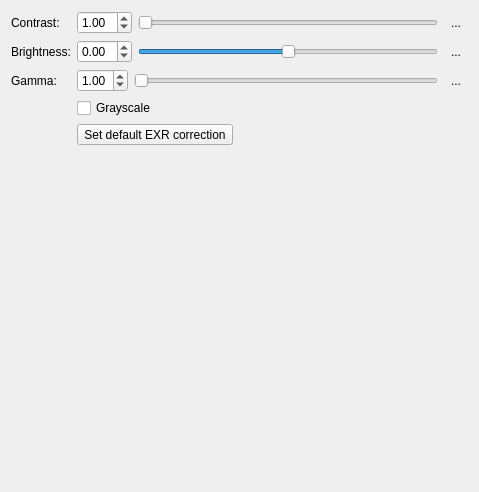
<?xml version="1.0" encoding="UTF-8"?>
<ui version="4.0">
 <class>ImageSettingsWidgetOpenCV</class>
 <widget class="QWidget" name="ImageSettingsWidgetOpenCV">
  <property name="geometry">
   <rect>
    <x>0</x>
    <y>0</y>
    <width>479</width>
    <height>492</height>
   </rect>
  </property>
  <property name="windowTitle">
   <string>ImageSettingsWidgetOpenCV</string>
  </property>
  <layout class="QFormLayout" name="formLayout">
   <item row="1" column="0">
    <widget class="QLabel" name="label_2">
     <property name="sizePolicy">
      <sizepolicy hsizetype="Fixed" vsizetype="Preferred">
       <horstretch>0</horstretch>
       <verstretch>0</verstretch>
      </sizepolicy>
     </property>
     <property name="text">
      <string>Contrast:</string>
     </property>
    </widget>
   </item>
   <item row="1" column="1">
    <layout class="QHBoxLayout" name="horizontalLayout">
     <item>
      <widget class="QDoubleSpinBox" name="contrast_doubleSpinBox">
       <property name="sizePolicy">
        <sizepolicy hsizetype="Fixed" vsizetype="Fixed">
         <horstretch>0</horstretch>
         <verstretch>0</verstretch>
        </sizepolicy>
       </property>
       <property name="minimum">
        <double>-2.000000000000000</double>
       </property>
       <property name="maximum">
        <double>2.000000000000000</double>
       </property>
       <property name="singleStep">
        <double>0.100000000000000</double>
       </property>
       <property name="value">
        <double>1.000000000000000</double>
       </property>
      </widget>
     </item>
     <item>
      <widget class="QSlider" name="contrast_horizontalSlider">
       <property name="sizePolicy">
        <sizepolicy hsizetype="Expanding" vsizetype="Fixed">
         <horstretch>0</horstretch>
         <verstretch>0</verstretch>
        </sizepolicy>
       </property>
       <property name="maximumSize">
        <size>
         <width>16777215</width>
         <height>16777215</height>
        </size>
       </property>
       <property name="minimum">
        <number>0</number>
       </property>
       <property name="maximum">
        <number>1000</number>
       </property>
       <property name="singleStep">
        <number>10</number>
       </property>
       <property name="sliderPosition">
        <number>0</number>
       </property>
       <property name="tracking">
        <bool>true</bool>
       </property>
       <property name="orientation">
        <enum>Qt::Horizontal</enum>
       </property>
       <property name="invertedAppearance">
        <bool>false</bool>
       </property>
       <property name="invertedControls">
        <bool>false</bool>
       </property>
       <property name="tickPosition">
        <enum>QSlider::NoTicks</enum>
       </property>
       <property name="tickInterval">
        <number>10</number>
       </property>
      </widget>
     </item>
     <item>
      <widget class="QToolButton" name="reset_contrast_toolButton">
       <property name="text">
        <string>...</string>
       </property>
       <property name="icon">
        <iconset resource="MainWindow.qrc">
         <normaloff>:/MainWindow/Resources/restart.ico</normaloff>:/MainWindow/Resources/restart.ico</iconset>
       </property>
       <property name="autoRaise">
        <bool>true</bool>
       </property>
      </widget>
     </item>
    </layout>
   </item>
   <item row="2" column="0">
    <widget class="QLabel" name="label_3">
     <property name="sizePolicy">
      <sizepolicy hsizetype="Fixed" vsizetype="Preferred">
       <horstretch>0</horstretch>
       <verstretch>0</verstretch>
      </sizepolicy>
     </property>
     <property name="text">
      <string>Brightness:</string>
     </property>
    </widget>
   </item>
   <item row="2" column="1">
    <layout class="QHBoxLayout" name="horizontalLayout_2">
     <item>
      <widget class="QDoubleSpinBox" name="brightness_doubleSpinBox">
       <property name="sizePolicy">
        <sizepolicy hsizetype="Fixed" vsizetype="Fixed">
         <horstretch>0</horstretch>
         <verstretch>0</verstretch>
        </sizepolicy>
       </property>
       <property name="minimum">
        <double>-2.000000000000000</double>
       </property>
       <property name="maximum">
        <double>2.000000000000000</double>
       </property>
       <property name="singleStep">
        <double>0.100000000000000</double>
       </property>
      </widget>
     </item>
     <item>
      <widget class="QSlider" name="brightness_horizontalSlider">
       <property name="maximumSize">
        <size>
         <width>16777215</width>
         <height>16777215</height>
        </size>
       </property>
       <property name="minimum">
        <number>-1000</number>
       </property>
       <property name="maximum">
        <number>1000</number>
       </property>
       <property name="singleStep">
        <number>10</number>
       </property>
       <property name="orientation">
        <enum>Qt::Horizontal</enum>
       </property>
       <property name="tickPosition">
        <enum>QSlider::NoTicks</enum>
       </property>
       <property name="tickInterval">
        <number>10</number>
       </property>
      </widget>
     </item>
     <item>
      <widget class="QToolButton" name="reset_brightness_toolButton">
       <property name="text">
        <string>...</string>
       </property>
       <property name="icon">
        <iconset resource="MainWindow.qrc">
         <normaloff>:/MainWindow/Resources/restart.ico</normaloff>:/MainWindow/Resources/restart.ico</iconset>
       </property>
       <property name="autoRaise">
        <bool>true</bool>
       </property>
      </widget>
     </item>
    </layout>
   </item>
   <item row="3" column="0">
    <widget class="QLabel" name="label">
     <property name="text">
      <string>Gamma:</string>
     </property>
    </widget>
   </item>
   <item row="3" column="1">
    <layout class="QHBoxLayout" name="horizontalLayout_4">
     <property name="rightMargin">
      <number>0</number>
     </property>
     <item>
      <widget class="QDoubleSpinBox" name="gamma_doubleSpinBox">
       <property name="maximum">
        <double>5.000000000000000</double>
       </property>
       <property name="singleStep">
        <double>0.100000000000000</double>
       </property>
       <property name="value">
        <double>1.000000000000000</double>
       </property>
      </widget>
     </item>
     <item>
      <widget class="QSlider" name="gamma_horizontalSlider">
       <property name="maximum">
        <number>1000</number>
       </property>
       <property name="orientation">
        <enum>Qt::Horizontal</enum>
       </property>
      </widget>
     </item>
     <item>
      <widget class="QToolButton" name="reset_gamma_toolButton">
       <property name="text">
        <string>...</string>
       </property>
       <property name="icon">
        <iconset resource="MainWindow.qrc">
         <normaloff>:/MainWindow/Resources/restart.ico</normaloff>:/MainWindow/Resources/restart.ico</iconset>
       </property>
       <property name="autoRaise">
        <bool>true</bool>
       </property>
      </widget>
     </item>
    </layout>
   </item>
   <item row="5" column="1">
    <widget class="QCheckBox" name="grayscale_checkBox">
     <property name="text">
      <string>Grayscale</string>
     </property>
    </widget>
   </item>
   <item row="6" column="1">
    <widget class="QToolButton" name="set_default_exr_correction_toolButton">
     <property name="text">
      <string>Set default EXR correction</string>
     </property>
    </widget>
   </item>
  </layout>
 </widget>
 <layoutdefault spacing="6" margin="11"/>
 <resources>
  <include location="MainWindow.qrc"/>
 </resources>
 <connections/>
</ui>
